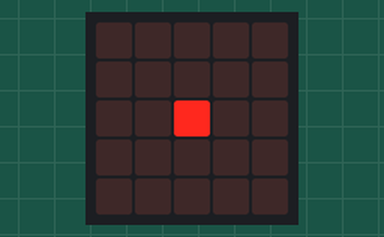
A program run on a simulated BBC micro:bit (MakeCode). On the bench: the board's 5×5 LED display.

Above: at 0.2 s.
At 2.2 s:
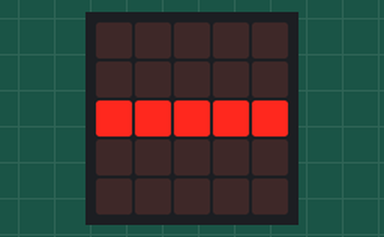
At 4.6 s:
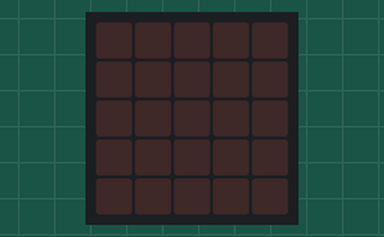

Measured:
- by itself, everything shown: repeats every 5.6 s, in 18 steps
- what the display in image 1 shows lasts 0.4 s, from 2.0 s to 2.4 s
- what the display in image 2 shows lasts 1.0 s, from 4.6 s to 5.6 s

The program:

main.ts
```typescript
basic.forever(function () {
    for (let index = 0; index < 3; index++) {
        basic.showLeds(`
            . . . . .
            . . . . .
            . . # . .
            . . . . .
            . . . . .
            `)
        basic.clearScreen()
        basic.pause(50)
    }
    basic.pause(50)
    for (let index = 0; index < 3; index++) {
        basic.showLeds(`
            . . . . .
            . . . . .
            # # # # #
            . . . . .
            . . . . .
            `)
        basic.clearScreen()
        basic.pause(200)
    }
    basic.pause(50)
    for (let index = 0; index < 3; index++) {
        basic.showLeds(`
            . . . . .
            . . . . .
            . . # . .
            . . . . .
            . . . . .
            `)
        basic.clearScreen()
        basic.pause(50)
    }
    basic.pause(1000)
    basic.clearScreen()
})
```

test.ts
```typescript
// les tests vont ici ; cela ne sera pas compilé si ce paquet est utilisé en tant qu'extension.
```
